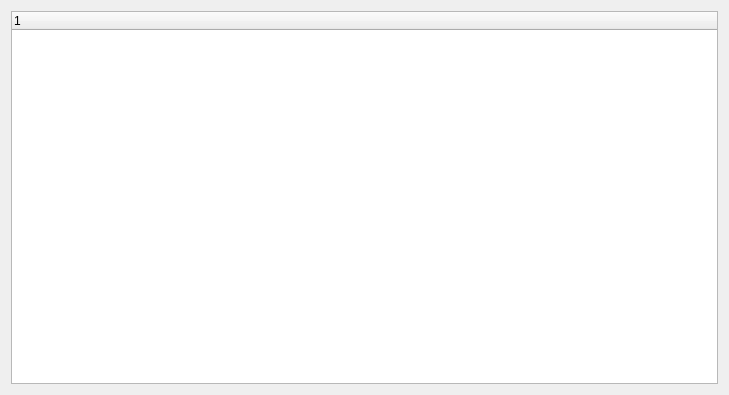
<?xml version="1.0" encoding="UTF-8"?>
<ui version="4.0">
 <class>Archive</class>
 <widget class="QWidget" name="Archive">
  <property name="geometry">
   <rect>
    <x>0</x>
    <y>0</y>
    <width>729</width>
    <height>395</height>
   </rect>
  </property>
  <property name="windowTitle">
   <string>Form</string>
  </property>
  <layout class="QHBoxLayout" name="horizontalLayout">
   <item>
    <widget class="QTreeWidget" name="treeWidget">
     <property name="rootIsDecorated">
      <bool>false</bool>
     </property>
     <column>
      <property name="text">
       <string notr="true">1</string>
      </property>
     </column>
    </widget>
   </item>
  </layout>
 </widget>
 <resources/>
 <connections/>
</ui>
